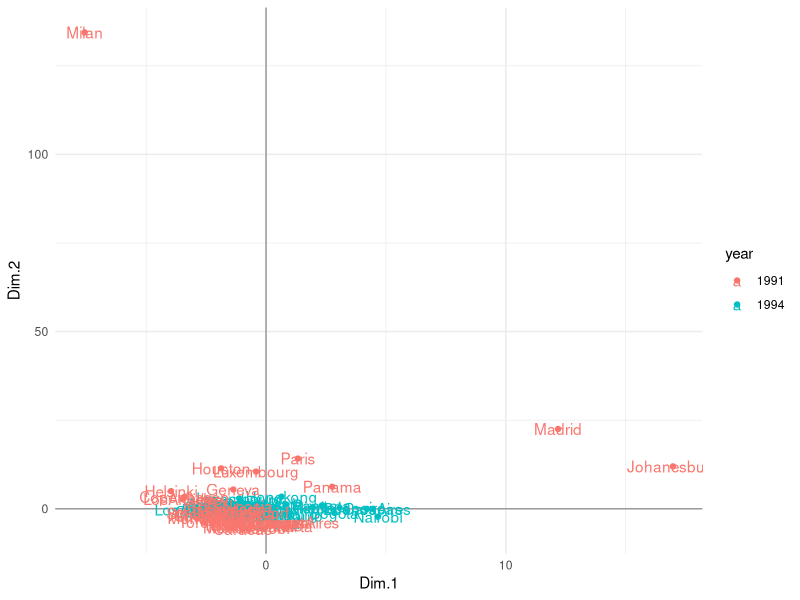

R code for this plot:
# packages
library(FactoMineR)
library(ggplot2)

# working directory is the top-level directory
cities94 <- read.csv('data/cities94.csv', stringsAsFactors = FALSE)
cities91 <- read.csv('data/cities91.csv', stringsAsFactors = FALSE)

# names of active variables
active <- c(
  "teacher", "bus_driver", "mechanic", "construction_worker",
  "metalworker", "cook_chef", "factory_manager", "engineer",
  "bank_clerk", "executive_secretary", "salesperson", "textile_worker")

# removing missing values
dat2 <- na.omit(
  cities94[ ,c('city', 'net_hourly_salary', 'work_hours_year', active)]
)


dat91 <- cities91[ ,c('city', active)]

to_exclude <- c("Manama", "Prague", "Budapest", "AbuDhabi", "Bangkok")
                #"Bangkok", "Cairo", "KualaLumpur")
to_include <- !(cities94$city %in% to_exclude)


# ========================================================
# 2.3) Beyond the first factor
# ========================================================

# mean salary as product of 'net_hourly_salary' x 'work_hours_year'
mean_salary <- dat2[ ,2] * dat2[ ,3]

# transformed data
dat_trans <- sweep(dat2[ ,active], 1, mean_salary, FUN = "/")
colnames(dat_trans) <- paste(active, '2', sep='')

# PCA of Transformed Data
pca2 <- PCA(dat_trans, graph = FALSE)

# first factorial plane
pca_ind <- as.data.frame(pca2$ind$coord[ ,1:2])
pca_ind$city <- dat2$city
pca_ind$year <- 1994
pca_ind <- pca_ind[!(pca_ind$city %in% to_exclude), ]


# Cities 1991
dat91_trans <- sweep(dat91[ ,active], 1, mean_salary[to_include], FUN = "/")
dat91_supp <- sweep(dat91_trans, 2, colMeans(dat_trans), "-")
dat91_supp <- sweep(dat91_supp, 2, apply(dat_trans, 2, sd), "/")

diag(1/pca2$svd$vs) %*% pca2$svd$V[ ,1:2]

more <- as.data.frame(as.matrix(dat91_supp) %*% pca2$svd$V[ ,1:2])
more <- as.data.frame(as.matrix(dat91_supp) %*% diag(1/pca2$svd$vs) %*% pca2$svd$V[ ,1:2])
more$city <- dat91$city
more$year <- 1991
colnames(more) <- c("Dim.1", "Dim.2", "city", "year")

dat <- rbind.data.frame(pca_ind, more)
dat$year <- as.factor(dat$year)

# figure 1.9 (first factorial plane)
ggplot(data = dat, aes(x = Dim.1, y = Dim.2)) + 
  geom_vline(xintercept = 0, color = 'gray60') +
  geom_hline(yintercept = 0, color = 'gray60') +
  geom_point(aes(color = year)) + 
  geom_text(aes(label = city, color = year)) +
  theme_minimal()
